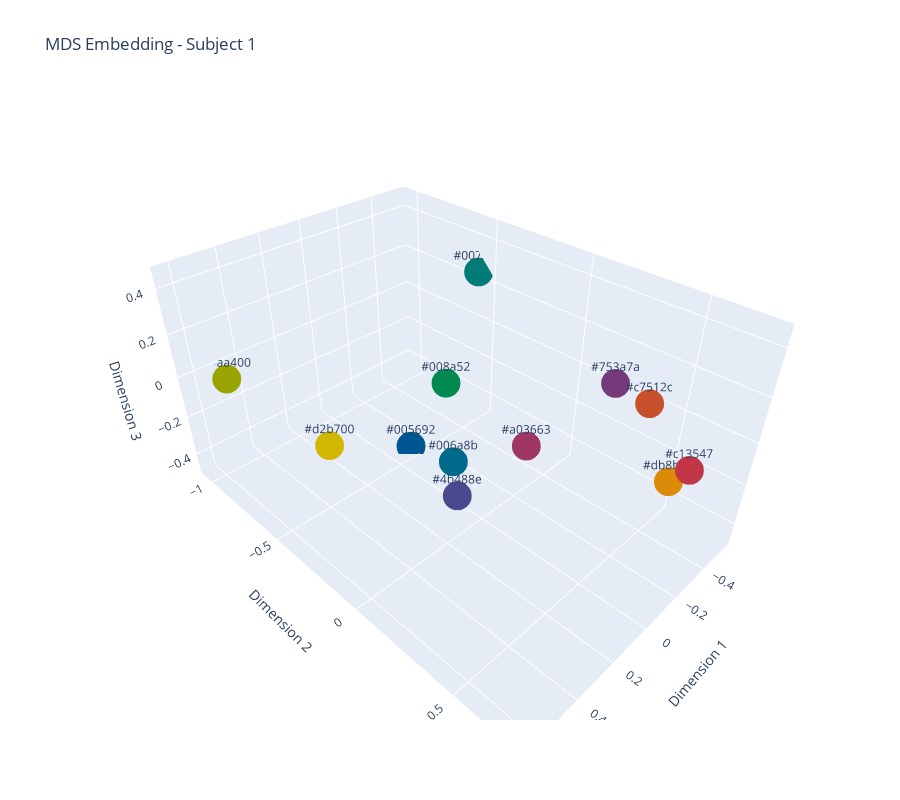
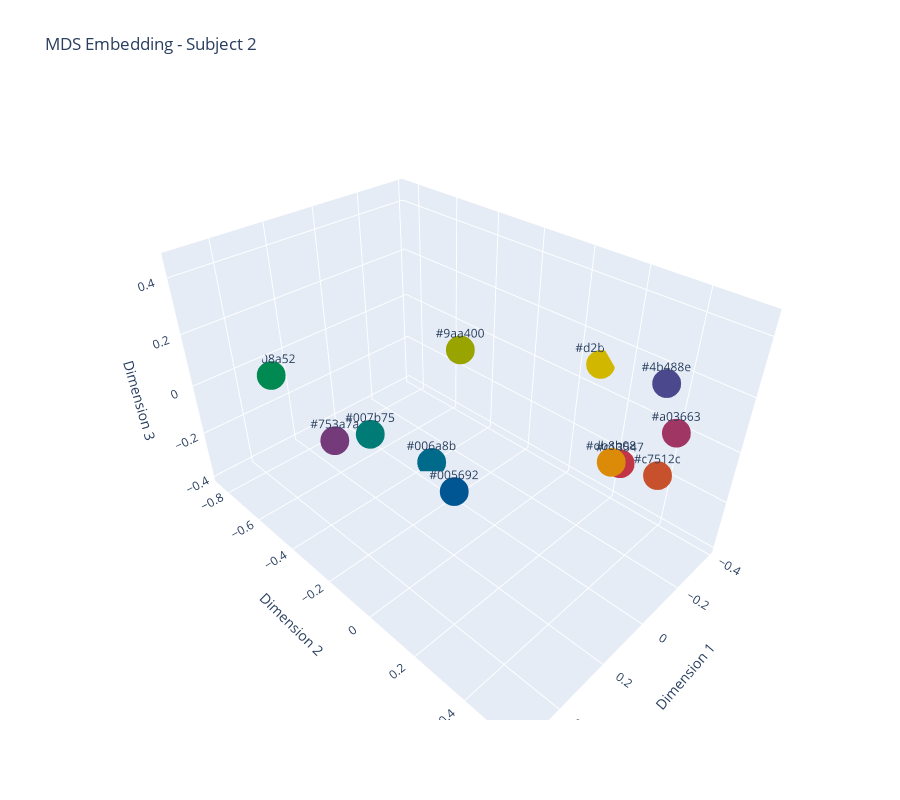

The notebook cell saved with these charts, in order:
### Code cell
embeddings = []
for RDM in [value_mapped_sym_1, value_mapped_sym_2]:
    mds = MDS(n_components=3, dissimilarity='precomputed', random_state=5)
    embedding = mds.fit_transform(RDM)
    embeddings.append(embedding)

embeddings_y = embeddings[1]
# barycentric projection of embedding2 to the space of embedding1
projected_embeddings_x = OT_plan_sym @ embeddings_y * len(OT_plan_sym)

plot_3D_embeddings(
    embeddings=[embeddings_y, projected_embeddings_x],
    titles=['Subject 1', 'Subject 2'],
    overlay=False,
    color_labels=unique_colours)

### Figure 1 — Plotly figure (JSON) as saved in the notebook; plotly's stock layout.template omitted (floating-point values rounded to 4 significant figures)
{"data": [{"marker": {"color": ["#d2b700", "#db8b08", "#c7512c", "#c13547", "#a03663", "#753a7a", "#4b488e", "#005692", "#006a8b", "#007b75", "#008a52", "#9aa400"], "size": 10}, "mode": "markers+text", "text": ["#d2b700", "#db8b08", "#c7512c", "#c13547", "#a03663", "#753a7a", "#4b488e", "#005692", "#006a8b", "#007b75", "#008a52", "#9aa400"], "textposition": "top center", "type": "scatter3d", "x": [0.6346, -0.4977, 0.03063, -0.1779, 0.09304, 0.06713, 0.1509, -0.09797, -0.06822, -0.5595, -0.06585, 0.491], "y": [-0.1053, 0.535, 0.6637, 0.7398, 0.2732, 0.5639, 0.0005641, -0.5441, -0.2384, -0.5697, -0.279, -1.04], "z": [0.1736, -0.2791, 0.4196, 0.08907, 0.08175, 0.4608, -0.2815, -0.4754, -0.3757, 0.2396, 0.01043, -0.06314]}], "layout": {"height": 800, "plot_bgcolor": "white", "scene": {"xaxis": {"title": {"text": "Dimension 1"}}, "yaxis": {"title": {"text": "Dimension 2"}}, "zaxis": {"title": {"text": "Dimension 3"}}}, "title": {"text": "MDS Embedding - Subject 1"}}}

### Figure 2 — Plotly figure (JSON) as saved in the notebook; plotly's stock layout.template omitted (floating-point values rounded to 4 significant figures)
{"data": [{"marker": {"color": ["#d2b700", "#db8b08", "#c7512c", "#c13547", "#a03663", "#753a7a", "#4b488e", "#005692", "#006a8b", "#007b75", "#008a52", "#9aa400"], "size": 10}, "mode": "markers+text", "text": ["#d2b700", "#db8b08", "#c7512c", "#c13547", "#a03663", "#753a7a", "#4b488e", "#005692", "#006a8b", "#007b75", "#008a52", "#9aa400"], "textposition": "top center", "type": "scatter3d", "x": [-0.3875, -0.02105, -0.1611, -0.1249, -0.08865, 0.5326, 0.07074, 0.08157, -0.06109, 0.05766, 0.2875, -0.1859], "y": [0.0927, 0.3959, 0.4727, 0.367, 0.534, -0.1269, 0.5574, -0.1186, -0.38, -0.5908, -0.8485, -0.355], "z": [0.1036, 0.07581, -0.01077, -0.00635, 0.2153, 0.1687, 0.4557, -0.2901, -0.3961, -0.3118, -0.05977, 0.05577]}], "layout": {"height": 800, "plot_bgcolor": "white", "scene": {"xaxis": {"title": {"text": "Dimension 1"}}, "yaxis": {"title": {"text": "Dimension 2"}}, "zaxis": {"title": {"text": "Dimension 3"}}}, "title": {"text": "MDS Embedding - Subject 2"}}}
